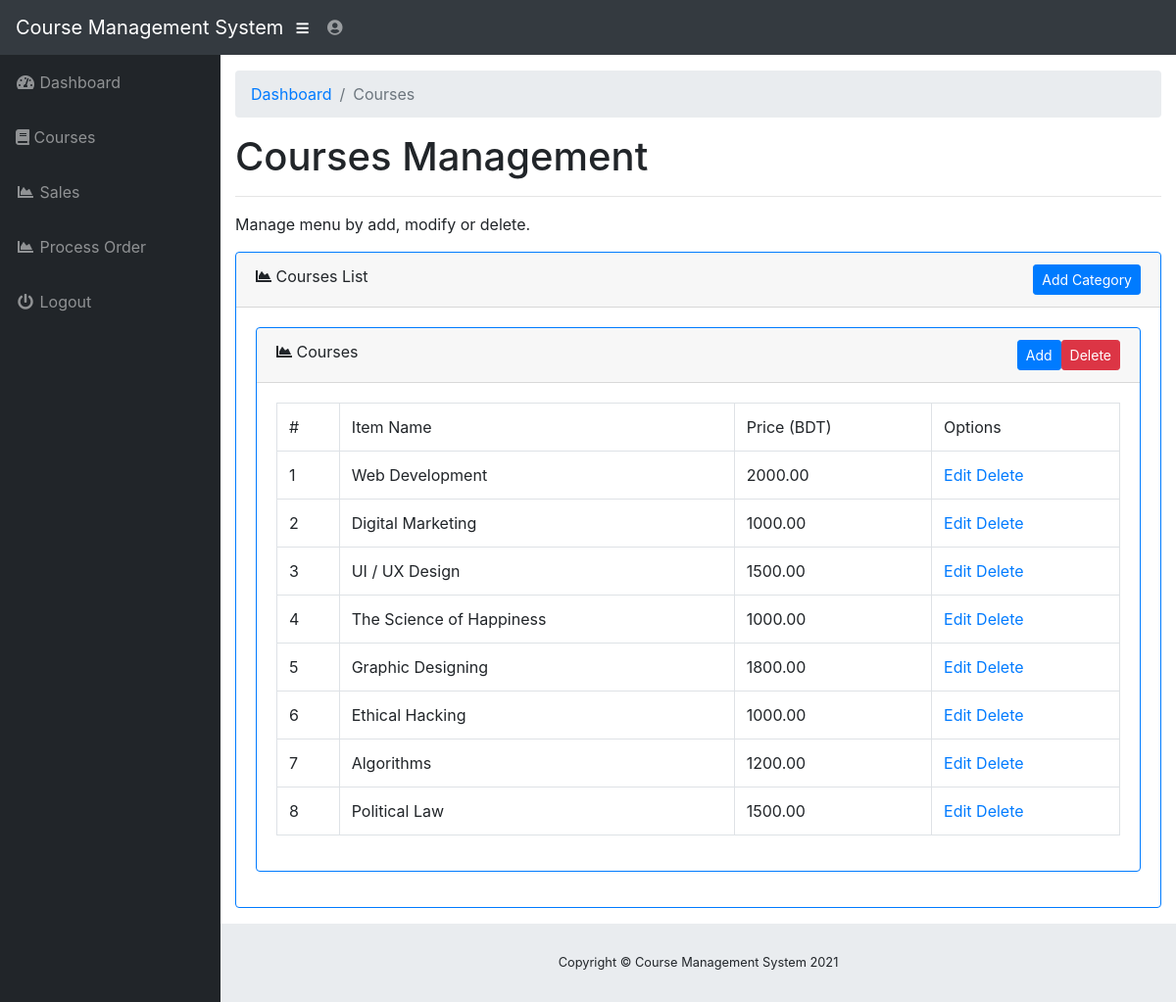
The page /admin/menu.php (signed in) on the database its author committed.
### tables this page shows
CREATE TABLE `tbl_courselist` (
  `menuID` int(11) NOT NULL,
  `menuName` varchar(25) NOT NULL
);

CREATE TABLE `tbl_courseitem` (
  `itemID` int(11) NOT NULL,
  `menuID` int(11) NOT NULL,
  `menuItemName` text NOT NULL,
  `price` decimal(15,2) NOT NULL
);

### admin/menu.php (the view, shortened to what this page needs)
<?php
include("../functions.php");
?>
<!DOCTYPE html>
<html lang="en">
<head>
	<link href="vendor/bootstrap/css/bootstrap.min.css" rel="stylesheet">
	<link href="vendor/fontawesome-free/css/all.min.css" rel="stylesheet" type="text/css">
	<link href="vendor/datatables/dataTables.bootstrap4.css" rel="stylesheet">
	<link href="css/sb-admin.css" rel="stylesheet">
</head>
<body id="page-top">
	<nav class="navbar navbar-expand navbar-dark bg-dark static-top">
		<a class="navbar-brand mr-1" href="index.php">Course Management System</a>
		<button class="btn btn-link btn-sm text-white order-1 order-sm-0" id="sidebarToggle" href="#">
			<i class="fas fa-bars"></i>
		</button>
		<ul class="navbar-nav ml-auto ml-md-0">
			<li class="nav-item dropdown no-arrow">
				<a class="nav-link dropdown-toggle" href="#" id="userDropdown" role="button" data-toggle="dropdown" aria-haspopup="true" aria-expanded="false">
					<i class="fas fa-user-circle fa-fw"></i>
				</a>
			</li>
		</ul>
	</nav>
	<div id="wrapper">
		<ul class="sidebar navbar-nav">
			<li class="nav-item">
				<a class="nav-link" href="index.php">
					<i class="fas fa-fw fa-tachometer-alt"></i>
					<span>Dashboard</span>
				</a>
			</li>
			<li class="nav-item">
				<a class="nav-link" href="menu.php">
					<i class="fas fa-book"></i>
					<span>Courses</span></a>
			</li>
			<li class="nav-item">
				<a class="nav-link" href="sales.php">
					<i class="fas fa-fw fa-chart-area"></i>
					<span>Sales</span></a>
			</li>
			<li class="nav-item">
				<a class="nav-link" href="checkout.php">
					<i class="fas fa-fw fa-chart-area"></i>
					<span>Process Order</span></a>
			</li>
			<li class="nav-item">
				<a class="nav-link" href="#" data-toggle="modal" data-target="#logoutModal">
					<i class="fas fa-fw fa-power-off"></i>
					<span>Logout</span>
				</a>
			</li>
		</ul>
		<div id="content-wrapper">
			<div class="container-fluid">
				<ol class="breadcrumb">
					<li class="breadcrumb-item">
						<a href="index.php">Dashboard</a>
					</li>
					<li class="breadcrumb-item active">Courses</li>
				</ol>
				<h1>Courses Management</h1>
				<hr>
				<p>Manage menu by add, modify or delete.</p>
				<div class="card mb-3 border-primary">
					<div class="card-header">
						<i class="fas fa-chart-area"></i>
						Courses List
						<button class="btn btn-primary btn-sm float-right" data-toggle="modal" data-target="#addMenuModal">Add Category</button>
					</div>
					<div class="card-body">
						<?php
						$menuQuery = "SELECT * FROM tbl_courselist";
						if ($menuResult = $sqlconnection->query($menuQuery)) {
							while ($menuRow = $menuResult->fetch_array(MYSQLI_ASSOC)) { ?>
								<div class="card mb-3 border-primary">
									<div class="card-header">
										<i class="fas fa-chart-area"></i>
										<?php echo $menuRow["menuName"]; ?>
										<button class="btn btn-danger btn-sm float-right" data-toggle="modal" data-target="#deleteModal" data-category="<?php echo $menuRow["menuName"]; ?>" data-menuid="<?php echo $menuRow["menuID"]; ?>">Delete</button>
										<button class="btn btn-primary btn-sm float-right" data-toggle="modal" data-target="#addItemModal" data-category="<?php echo $menuRow["menuName"]; ?>" data-menuid="<?php echo $menuRow["menuID"]; ?>">Add</button>
									</div>
									<div class="card-body">
										<table class="table table-bordered" id="dataTable" width="100%" cellspacing="0">
											<tr>
												<td>#</td>
												<td>Item Name</td>
												<td>Price (BDT)</td>
												<td>Options</td>
											</tr>
											<?php
											$menuItemQuery = "SELECT * FROM tbl_courseitem WHERE menuID = " . $menuRow["menuID"];
											if ($menuItemResult = $sqlconnection->query($menuItemQuery)) {
												$itemno = 1;
												while ($menuItemRow = $menuItemResult->fetch_array(MYSQLI_ASSOC)) {	?>
													<tr>
														<td><?php echo $itemno++; ?></td>
														<td><?php echo $menuItemRow["menuItemName"] ?></td>
														<td><?php echo $menuItemRow["price"] ?></td>
														<td>
															<a href="#editItemModal" data-toggle="modal" data-itemname="<?php echo $menuItemRow["menuItemName"] ?>" data-itemprice="<?php echo $menuItemRow["price"] ?>" data-menuid="<?php echo $menuRow["menuID"] ?>" data-itemid="<?php echo $menuItemRow["itemID"] ?>">Edit </a>
															<a href="deleteitem.php?itemID=<?php echo $menuItemRow["itemID"] ?>&menuID=<?php echo $menuRow["menuID"] ?>"> Delete</a>
														</td>
													</tr>
											<?php
												}
											} else {
												die("Something wrong happened");
											}
											?>
										</table>
									</div>
								</div>
						<?php
							}
						} else {
							die("Something wrong happened");
						}
						?>
					</div>
				</div>
			</div>
			<footer class="sticky-footer">
				<div class="container my-auto">
					<div class="copyright text-center my-auto">
						<span>Copyright © Course Management System 2021</span>
					</div>
				</div>
			</footer>
		</div>
	</div>
</body>
</html>

### admin/css/sb-admin.css (style rules this page uses)
html { position: relative; min-height: 100%; }
body { height: 100%; }
#wrapper { display: -webkit-box; display: -ms-flexbox; display: flex; }
#wrapper #content-wrapper { overflow-x: hidden; width: 100%; padding-top: 1rem; padding-bottom: 80px; }
.navbar-nav .nav-item.dropdown .dropdown-toggle::after { width: 1rem; text-align: center; float: right; vertical-align: 0; border: 0; font-weight: 900; content: '\f105'; font-family: 'Font Awesome 5 Free'; }
.navbar-nav .nav-item.dropdown.no-arrow .dropdown-toggle::after { display: none; }
.sidebar { width: 90px !important; background-color: #212529; min-height: calc(100vh - 56px); }
.sidebar .nav-item:last-child { margin-bottom: 1rem; }
.sidebar .nav-item .nav-link { text-align: center; padding: 0.75rem 1rem; width: 90px; }
.sidebar .nav-item .nav-link span { font-size: 0.65rem; display: block; }
.sidebar .nav-item .nav-link { color: rgba(255, 255, 255, 0.5); }
@media (min-width: 768px) { .sidebar { width: 225px !important; } }
@media (min-width: 768px) { .sidebar .nav-item .nav-link { display: block; width: 100%; text-align: left; padding: 1rem; width: 225px; } }
@media (min-width: 768px) { .sidebar .nav-item .nav-link span { font-size: 1rem; display: inline; } }
:root { --input-padding-x: 0.75rem; --input-padding-y: 0.75rem; }
footer.sticky-footer { display: -webkit-box; display: -ms-flexbox; display: flex; position: absolute; right: 0; bottom: 0; width: calc(100% - 90px); height: 80px; background-color: #e9ecef; }
footer.sticky-footer .copyright { line-height: 1; font-size: 0.8rem; }
@media (min-width: 768px) { footer.sticky-footer { width: calc(100% - 225px); } }

### rows shown on the page
tbl_courselist: menuName "Courses"
tbl_courseitem: menuItemName "Web Development", price "2000.00"
tbl_courseitem: menuItemName "Digital Marketing", price "1000.00"
tbl_courseitem: menuItemName "UI / UX Design", price "1500.00"
tbl_courseitem: menuItemName "The Science of Happiness", price "1000.00"
tbl_courseitem: menuItemName "Graphic Designing", price "1800.00"
tbl_courseitem: menuItemName "Ethical Hacking", price "1000.00"
tbl_courseitem: menuItemName "Algorithms", price "1200.00"
tbl_courseitem: menuItemName "Political Law", price "1500.00"
